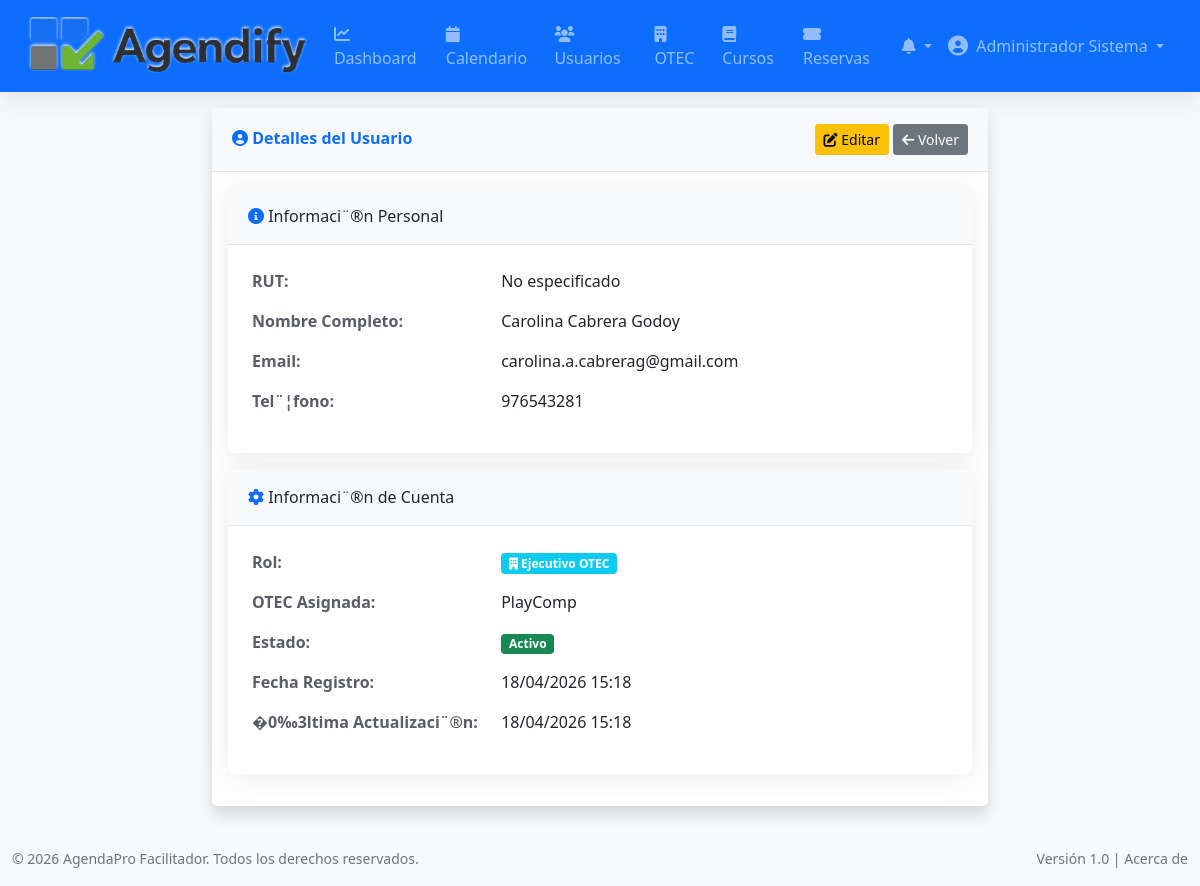
The app's page /users/details/17 (signed in) with its own data.
### tables this page shows
CREATE TABLE `users` (
  `id` int UNSIGNED NOT NULL,
  `nombre` varchar(100) NOT NULL,
  `email` varchar(100) NOT NULL,
  `password` varchar(255) NOT NULL,
  `rol` enum('facilitador','ejecutivo','administrador') NOT NULL DEFAULT 'ejecutivo',
  `otec_id` int UNSIGNED DEFAULT NULL,
  `telefono` varchar(20) DEFAULT NULL,
  `avatar` varchar(255) DEFAULT NULL,
  `activo` tinyint(1) DEFAULT '1',
  `created_by` int DEFAULT NULL,
  `rut` varchar(15) DEFAULT NULL,
  `last_login` datetime DEFAULT NULL,
  `reset_token` varchar(255) DEFAULT NULL,
  `reset_expires` datetime DEFAULT NULL,
  `created_at` timestamp NULL DEFAULT CURRENT_TIMESTAMP,
  `updated_at` timestamp NULL DEFAULT CURRENT_TIMESTAMP ON UPDATE CURRENT_TIMESTAMP
);

### controllers/UserController.php (called while the page is built, shortened)
<?php
class UserController extends Controller {
    public function details($id) {
        $userModel = new User();
        $bookingModel = new Booking();
        $user = $userModel->find($id);
        if ($user['rol'] === 'ejecutivo' && $user['otec_id']) {
            $otecModel = new Otec();
            $otec = $otecModel->find($user['otec_id']);
            $user['otec_nombre'] = $otec['nombre'] ?? 'No asignada';
        }
        $reservas = [];
        if ($user['rol'] === 'ejecutivo') {
            $reservas = $bookingModel->getAllWithDetails(['created_by' => $id]);
        }
        $this->view('users/view', [
            'user' => $user,
            'reservas' => $reservas,
            'title' => 'Detalles de Usuario'
        ]);
    }
}
?>

### index.php (called while the page is built, shortened)
<?php
$router = new Router();
$router->add('auth/login', 'AuthController', 'login');
$router->add('auth/logout', 'AuthController', 'logout');
$router->add('auth/recover', 'AuthController', 'recover');
$router->add('auth/reset', 'AuthController', 'reset');
$router->add('auth/solicitar_registro', 'AuthController', 'solicitar_registro');
$router->add('auth/procesar_solicitud', 'AuthController', 'procesar_solicitud');
$router->add('dashboard', 'DashboardController', 'goToDashboard');
$router->add('dashboard/facilitador', 'DashboardController', 'facilitator');
$router->add('dashboard/ejecutivo', 'DashboardController', 'executive');
$router->add('dashboard/admin', 'DashboardController', 'admin');
$router->add('calendar', 'CalendarController', 'index');
$router->add('calendar/getEvents', 'CalendarController', 'getEvents');
$router->add('otec', 'OtecController', 'index');
$router->add('otec/create', 'OtecController', 'create');
$router->add('otec/edit', 'OtecController', 'edit');
$router->add('otec/details', 'OtecController', 'details');
$router->add('otec/delete', 'OtecController', 'delete');
$router->add('otec/toggleStatus', 'OtecController', 'toggleStatus');
$router->add('otec/verificarRut', 'OtecController', 'verificarRut');
$router->add('users', 'UserController', 'index');
$router->add('users/create', 'UserController', 'create');
$router->add('users/edit', 'UserController', 'edit');
$router->add('users/details', 'UserController', 'details');
$router->add('users/delete', 'UserController', 'delete');
$router->add('users/toggleStatus', 'UserController', 'toggleStatus');
$router->add('users/verificarEmail', 'UserController', 'verificarEmail');
$router->add('courses', 'CourseController', 'index');
$router->add('courses/create', 'CourseController', 'create');
$router->add('courses/edit', 'CourseController', 'edit');
$router->add('courses/details', 'CourseController', 'details');
$router->add('courses/delete', 'CourseController', 'delete');
$router->add('courses/toggleStatus', 'CourseController', 'toggleStatus');
$router->add('courses/public', 'CourseController', 'publicCatalog');
$router->add('bookings', 'BookingController', 'index');
$router->add('bookings/create', 'BookingController', 'create');
$router->add('bookings/edit', 'BookingController', 'edit');
$router->add('bookings/details', 'BookingController', 'details');
$router->add('bookings/delete', 'BookingController', 'delete');
$router->add('bookings/updateStatus', 'BookingController', 'updateStatus');
$router->add('bookings/registrarAsistencia', 'BookingController', 'registrarAsistencia');
$router->add('availability', 'AvailabilityController', 'index');
$router->add('availability/create', 'AvailabilityController', 'create');
$router->add('availability/edit', 'AvailabilityController', 'edit');
$router->add('availability/delete', 'AvailabilityController', 'delete');
$router->add('availability/weekly', 'AvailabilityController', 'weekly');
$router->add('reports', 'ReportController', 'dashboard');
$router->add('reports/dashboard', 'ReportController', 'dashboard');
$router->add('auth/profile', 'AuthController', 'profile');
$router->add('auth/change-password', 'AuthController', 'changePassword');
$router->add('api/courses', 'ApiController', 'courses');
$router->add('api/availability', 'ApiController', 'availability');
$router->add('api/create-booking', 'ApiController', 'createBooking');
$router->add('notifications', 'NotificationController', 'index');
$router->add('notifications/unread', 'NotificationController', 'unread');
$router->add('notifications/markRead', 'NotificationController', 'markRead');
$router->add('notifications/markAllRead', 'NotificationController', 'markAllRead');
$router->add('auth/solicitudes_pendientes', 'AuthController', 'solicitudes_pendientes');
$router->add('auth/aprobar_solicitud', 'AuthController', 'aprobar_solicitud');
$router->add('auth/rechazar_solicitud', 'AuthController', 'rechazar_solicitud');
$url = $_GET['url'] ?? 'auth/login';
$router->dispatch($url);
?>

### core/Model.php (called while the page is built, shortened)
<?php
abstract class Model {
    protected $db;
    protected $table;
    protected $primaryKey = 'id';
    public function __construct() {
        require_once __DIR__ . '/../config/database.php';
        $database = new Database();
        $this->db = $database->getConnection();
        $this->db->exec("SET NAMES utf8mb4");
        $this->db->exec("SET CHARACTER SET utf8mb4");
    }
    protected function ensureUtf8($data) {
        if (is_array($data)) {
            foreach ($data as $key => $value) {
                $data[$key] = $this->ensureUtf8($value);
            }
            return $data;
        }
        return $data;
    }
    public function find($id) {
        $query = "SELECT * FROM " . $this->table . " WHERE " . $this->primaryKey . " = :id LIMIT 1";
        $stmt = $this->db->prepare($query);
        $stmt->bindParam(':id', $id);
        $stmt->execute();
        return $this->ensureUtf8($stmt->fetch(PDO::FETCH_ASSOC));
    }
}
?>

### config/database.php (called while the page is built, shortened)
<?php
class Database {
    private $host = 'localhost';
    private $db_name = 'mascapa2_agendapro_db';
    private $username = 'mascapa2_agenda';
    private $password = '@.JsmR_0613.#';
    public function getConnection() {
        $this->conn = null;
        try {
            $this->conn = new PDO(
                "mysql:host=" . $this->host . ";dbname=" . $this->db_name . ";charset=utf8mb4",
                $this->username,
                $this->password,
                array(
                    PDO::ATTR_ERRMODE => PDO::ERRMODE_EXCEPTION,
                    PDO::ATTR_DEFAULT_FETCH_MODE => PDO::FETCH_ASSOC,
                    PDO::MYSQL_ATTR_INIT_COMMAND => "SET NAMES utf8mb4 COLLATE utf8mb4_unicode_ci"
                )
            );
        } catch(PDOException $exception) {
            error_log("Error de conexion: " . $exception->getMessage());
            die("Error de conexion a la base de datos.");
        }
        return $this->conn;
    }
}
?>

### views/users/view.php (the view, shortened to what this page needs)
<?php require_once 'views/layouts/header.php'; ?>
<div class="container-fluid">
    <div class="row">
        <div class="col-lg-8 mx-auto">
            <div class="card shadow mb-4">
                <div class="card-header py-3 d-flex justify-content-between align-items-center">
                    <h6 class="m-0 font-weight-bold text-primary">
                        <i class="fas fa-user-circle"></i> Detalles del Usuario
                    </h6>
                    <div>
                        <a href="<?php echo BASE_URL; ?>/users/edit/<?php echo $user['id']; ?>" class="btn btn-warning btn-sm">
                            <i class="fas fa-edit"></i> Editar
                        </a>
                        <a href="<?php echo BASE_URL; ?>/users" class="btn btn-secondary btn-sm">
                            <i class="fas fa-arrow-left"></i> Volver
                        </a>
                    </div>
                </div>
                <div class="card-body">
                    <div class="row">
                        <div class="col-md-12">
                            <div class="card mb-3">
                                <div class="card-header bg-light">
                                    <i class="fas fa-info-circle text-primary"></i> Informaci¨®n Personal
                                </div>
                                <div class="card-body">
                                    <table class="table table-borderless">
                                        <tr>
                                            <th width="35%">RUT:</th>
                                            <td><?php echo htmlspecialchars($user['rut'] ?? 'No especificado'); ?></div>
                                          </div>
                                        </div>
                                        <tr>
                                            <th>Nombre Completo:</th>
                                            <td><?php echo htmlspecialchars($user['nombre']); ?></div>
                                          </div>
                                        </div>
                                        <tr>
                                            <th>Email:</th>
                                            <td><?php echo htmlspecialchars($user['email']); ?></div>
                                          </div>
                                        </div>
                                        <tr>
                                            <th>Tel¨¦fono:</th>
                                            <td><?php echo htmlspecialchars($user['telefono'] ?? 'No especificado'); ?></div>
                            <div class="card mb-3">
                                <div class="card-header bg-light">
                                    <i class="fas fa-cog text-primary"></i> Informaci¨®n de Cuenta
                                </div>
                                <div class="card-body">
                                    <table class="table table-borderless">
                                        <tr>
                                            <th width="35%">Rol:</th>
                                            <td>
                                                <?php if ($user['rol'] == 'facilitador'): ?>
                                                    <span class="badge bg-primary"><i class="fas fa-crown"></i> Facilitador</span>
                                                <?php elseif ($user['rol'] == 'ejecutivo'): ?>
                                                    <span class="badge bg-info"><i class="fas fa-building"></i> Ejecutivo OTEC</span>
                                                <?php else: ?>
                                                    <span class="badge bg-secondary"><?php echo ucfirst($user['rol']); ?></span>
                                                <?php endif; ?>
                                            </div>
                                          </div>
                                        <?php if ($user['rol'] == 'ejecutivo'): ?>
                                        <tr>
                                            <th>OTEC Asignada:</th>
                                            <td>
                                                <?php if ($user['otec_nombre']): ?>
                                                    <?php echo htmlspecialchars($user['otec_nombre']); ?>
                                                <?php else: ?>
                                                    <span class="text-muted">No asignada</span>
                                                <?php endif; ?>
                                        <?php endif; ?>
                                        <tr>
                                            <th>Estado:</th>
                                            <td>
                                                <?php if ($user['activo'] == 1): ?>
                                                    <span class="badge bg-success">Activo</span>
                                                <?php else: ?>
                                                    <span class="badge bg-danger">Inactivo</span>
                                                <?php endif; ?>
                                        <tr>
                                            <th>Fecha Registro:</th>
                                            <td><?php echo date('d/m/Y H:i', strtotime($user['created_at'] ?? 'now')); ?></div>
                                        <tr>
                                            <th>�0‰3ltima Actualizaci¨®n:</th>
                                            <td><?php echo date('d/m/Y H:i', strtotime($user['updated_at'] ?? 'now')); ?></div>
<?php require_once 'views/layouts/footer.php'; ?>

### assets/css/style.css (style rules this page uses)
body { background-color: #f8f9fc; font-family: 'Nunito', 'Segoe UI', sans-serif; }
.table th { border-top: none; font-weight: 600; color: #5a5c69; }
body { font-family: -apple-system, BlinkMacSystemFont, "Segoe UI", Roboto, "Helvetica Neue", Arial, "Noto Color Emoji", "Apple Color Emoji", "Segoe UI Emoji", sans-serif; }

### views/layouts/header.php (style rules this page uses)
:root { --primary-color: #D4E6F1; --secondary-color: #858796; --success-color: #1cc88a; --info-color: #36b9cc; --warning-color: #f6c23e; --danger-color: #e74a3b; }
body { background-color: #f8f9fc; font-family: 'Nunito', 'Segoe UI', 'Roboto', sans-serif; }
.card { border: none; border-radius: 0.35rem; box-shadow: 0 0.15rem 1.75rem 0 rgba(58, 59, 69, 0.1); }
.card-header { background-color: #f8f9fc; border-bottom: 1px solid #e3e6f0; padding: 1rem 1.25rem; }
.font-weight-bold { font-weight: 700 !important; }
.table th { border-top: none; font-weight: 600; color: #5a5c69; }

### records on screen
users: rut "No especificado", nombre "Carolina Cabrera Godoy", email "carolina.a.cabrerag@gmail.com", telefono "976543281", created_at "18/04/2026 15:18", updated_at "18/04/2026 15:18"

### other values on screen
$_SESSION['user']['nombre'] "Administrador Sistema"
$user['otec_nombre'] "PlayComp"
